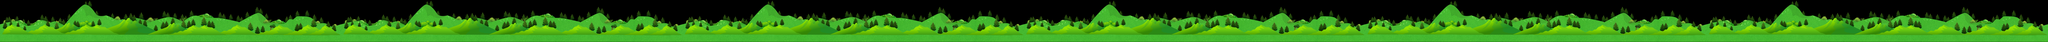

This is a level from a 2D game, rendered from its Tiled map with the project's own tilesets. A one-line summary and the map file follow, with tile-layer data summarised:
An orthogonal 48x1 tile map with 256x256 px tiles, 2 tile layers (Tile Layer 1, Tile Layer 2), 2 tilesets.

<map version="1.0" orientation="orthogonal" width="48" height="1" tilewidth="256" tileheight="256">
 <tileset firstgid="1" name="world1-layer2a" tilewidth="256" tileheight="256">
  <image source="world1-layer2a.png" width="512" height="512" />
 </tileset>
 <tileset firstgid="5" name="world1-layer2b" tilewidth="256" tileheight="256">
  <image source="world1-layer2b.png" width="512" height="512" />
 </tileset>
 <layer name="Tile Layer 1" width="48" height="1">
  <data>[48 cells, 24 non-empty, 4 distinct tile ids]</data>
 </layer>
 <layer name="Tile Layer 2" width="48" height="1">
  <data>[48 cells, 24 non-empty, 4 distinct tile ids]</data>
 </layer>
</map>
